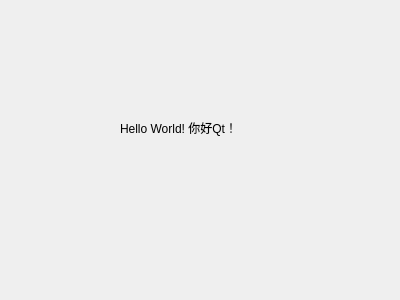
<?xml version="1.0" encoding="UTF-8"?>
<ui version="4.0">
 <class>HelloDialog</class>
 <widget class="QDialog" name="HelloDialog">
  <property name="geometry">
   <rect>
    <x>0</x>
    <y>0</y>
    <width>400</width>
    <height>300</height>
   </rect>
  </property>
  <property name="windowTitle">
   <string>HelloDialog</string>
  </property>
  <widget class="QLabel" name="label">
   <property name="geometry">
    <rect>
     <x>120</x>
     <y>120</y>
     <width>131</width>
     <height>16</height>
    </rect>
   </property>
   <property name="text">
    <string>Hello World! 你好Qt！ </string>
   </property>
  </widget>
 </widget>
 <layoutdefault spacing="6" margin="11"/>
 <resources/>
 <connections/>
</ui>
